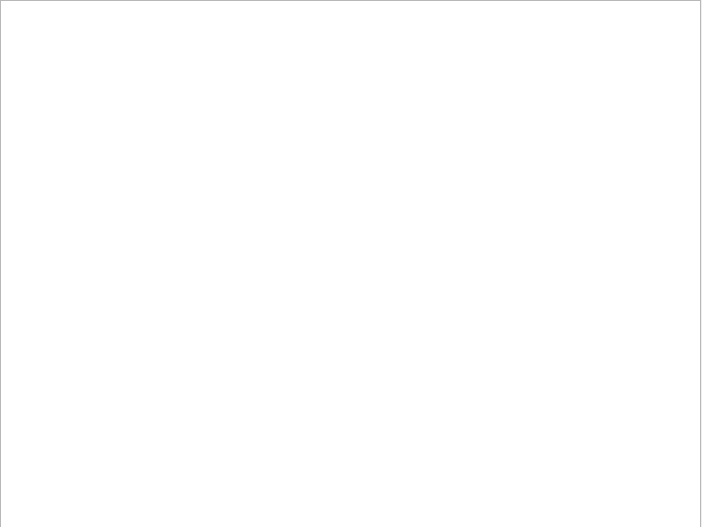
<?xml version="1.0" encoding="UTF-8"?>
<ui version="4.0">
 <class>Dialog</class>
 <widget class="QDialog" name="Dialog">
  <property name="geometry">
   <rect>
    <x>0</x>
    <y>0</y>
    <width>702</width>
    <height>527</height>
   </rect>
  </property>
  <property name="windowTitle">
   <string>Dialog</string>
  </property>
  <widget class="QTextBrowser" name="textBrowser">
   <property name="geometry">
    <rect>
     <x>0</x>
     <y>0</y>
     <width>701</width>
     <height>531</height>
    </rect>
   </property>
  </widget>
 </widget>
 <resources/>
 <connections/>
</ui>
